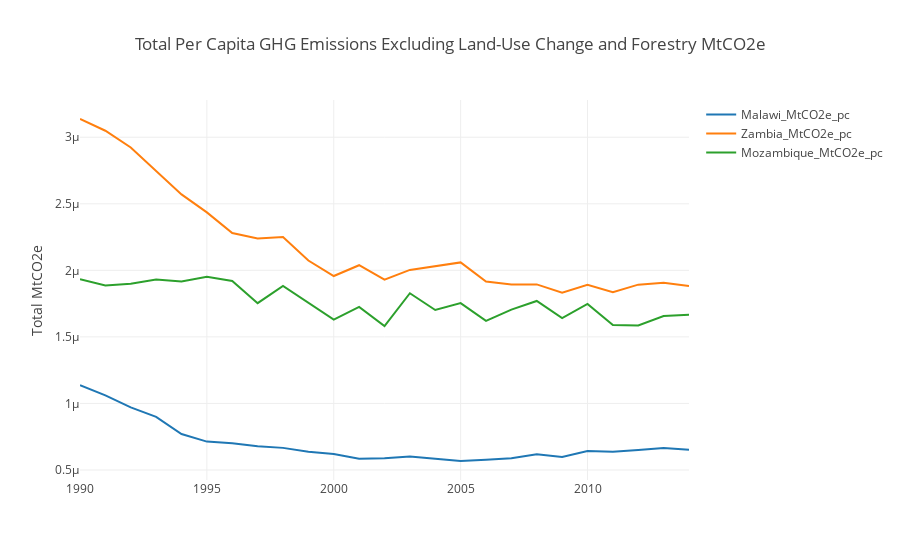

The code cell stored with this chart in its notebook:
### Code cell
# per capita ghg

data = [go.Scatter(x=df_s.index, y=df_s[i], name=i) for i in list(df_s.columns)]
layout = go.Layout(yaxis=dict(title='Total MtCO2e'), showlegend=True, title='Total Per Capita GHG Emissions Excluding Land-Use Change and Forestry MtCO2e')
fig = go.Figure(data=data, layout=layout)
iplot(fig, filename='show-legend')

### Figure 1 — Plotly figure (JSON) as saved in the notebook; plotly's stock layout.template omitted (floating-point values rounded to 4 significant figures)
{"data": [{"name": "Malawi_MtCO2e_pc", "type": "scatter", "x": [1990, 1991, 1992, 1993, 1994, 1995, 1996, 1997, 1998, 1999, 2000, 2001, 2002, 2003, 2004, 2005, 2006, 2007, 2008, 2009, 2010, 2011, 2012, 2013, 2014], "y": [1.136e-06, 1.061e-06, 9.699e-07, 8.988e-07, 7.705e-07, 7.133e-07, 7.008e-07, 6.79e-07, 6.662e-07, 6.372e-07, 6.207e-07, 5.842e-07, 5.886e-07, 6.018e-07, 5.839e-07, 5.675e-07, 5.776e-07, 5.891e-07, 6.184e-07, 5.986e-07, 6.419e-07, 6.363e-07, 6.495e-07, 6.646e-07, 6.528e-07]}, {"name": "Zambia_MtCO2e_pc", "type": "scatter", "x": [1990, 1991, 1992, 1993, 1994, 1995, 1996, 1997, 1998, 1999, 2000, 2001, 2002, 2003, 2004, 2005, 2006, 2007, 2008, 2009, 2010, 2011, 2012, 2013, 2014], "y": [3.137e-06, 3.049e-06, 2.923e-06, 2.749e-06, 2.57e-06, 2.435e-06, 2.28e-06, 2.238e-06, 2.25e-06, 2.074e-06, 1.957e-06, 2.039e-06, 1.93e-06, 2.003e-06, 2.031e-06, 2.06e-06, 1.916e-06, 1.894e-06, 1.894e-06, 1.833e-06, 1.891e-06, 1.836e-06, 1.892e-06, 1.907e-06, 1.882e-06]}, {"name": "Mozambique_MtCO2e_pc", "type": "scatter", "x": [1990, 1991, 1992, 1993, 1994, 1995, 1996, 1997, 1998, 1999, 2000, 2001, 2002, 2003, 2004, 2005, 2006, 2007, 2008, 2009, 2010, 2011, 2012, 2013, 2014], "y": [1.933e-06, 1.886e-06, 1.899e-06, 1.931e-06, 1.915e-06, 1.952e-06, 1.92e-06, 1.753e-06, 1.883e-06, 1.757e-06, 1.629e-06, 1.726e-06, 1.582e-06, 1.828e-06, 1.702e-06, 1.754e-06, 1.62e-06, 1.705e-06, 1.77e-06, 1.641e-06, 1.748e-06, 1.589e-06, 1.586e-06, 1.657e-06, 1.665e-06]}], "layout": {"showlegend": true, "title": "Total Per Capita GHG Emissions Excluding Land-Use Change and Forestry MtCO2e", "yaxis": {"title": "Total MtCO2e"}}}
